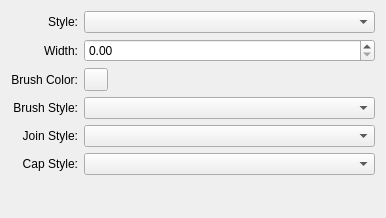
<ui version="4.0" >
 <class>StrokeTab</class>
 <widget class="QWidget" name="StrokeTab" >
  <property name="geometry" >
   <rect>
    <x>0</x>
    <y>0</y>
    <width>386</width>
    <height>218</height>
   </rect>
  </property>
  <property name="windowTitle" >
   <string>Form</string>
  </property>
  <layout class="QGridLayout" >
   <item row="0" column="0" >
    <widget class="QLabel" name="label" >
     <property name="text" >
      <string>Style:</string>
     </property>
     <property name="alignment" >
      <set>Qt::AlignRight|Qt::AlignTrailing|Qt::AlignVCenter</set>
     </property>
    </widget>
   </item>
   <item row="0" column="1" >
    <widget class="QComboBox" name="_style" >
     <property name="sizePolicy" >
      <sizepolicy vsizetype="Fixed" hsizetype="MinimumExpanding" >
       <horstretch>0</horstretch>
       <verstretch>0</verstretch>
      </sizepolicy>
     </property>
    </widget>
   </item>
   <item row="1" column="0" >
    <widget class="QLabel" name="label_2" >
     <property name="text" >
      <string>Width:</string>
     </property>
     <property name="alignment" >
      <set>Qt::AlignRight|Qt::AlignTrailing|Qt::AlignVCenter</set>
     </property>
    </widget>
   </item>
   <item row="1" column="1" >
    <widget class="QDoubleSpinBox" name="_width" />
   </item>
   <item row="2" column="0" >
    <widget class="QLabel" name="label_3" >
     <property name="text" >
      <string>Brush Color:</string>
     </property>
     <property name="alignment" >
      <set>Qt::AlignRight|Qt::AlignTrailing|Qt::AlignVCenter</set>
     </property>
    </widget>
   </item>
   <item row="2" column="1" >
    <widget class="Kst::ColorButton" name="_brushColor" />
   </item>
   <item row="3" column="0" >
    <widget class="QLabel" name="label_4" >
     <property name="text" >
      <string>Brush Style:</string>
     </property>
     <property name="alignment" >
      <set>Qt::AlignRight|Qt::AlignTrailing|Qt::AlignVCenter</set>
     </property>
    </widget>
   </item>
   <item row="3" column="1" >
    <widget class="QComboBox" name="_brushStyle" />
   </item>
   <item row="4" column="0" >
    <widget class="QLabel" name="label_5" >
     <property name="text" >
      <string>Join Style:</string>
     </property>
     <property name="alignment" >
      <set>Qt::AlignRight|Qt::AlignTrailing|Qt::AlignVCenter</set>
     </property>
    </widget>
   </item>
   <item row="4" column="1" >
    <widget class="QComboBox" name="_joinStyle" />
   </item>
   <item row="5" column="0" >
    <widget class="QLabel" name="label_6" >
     <property name="text" >
      <string>Cap Style:</string>
     </property>
     <property name="alignment" >
      <set>Qt::AlignRight|Qt::AlignTrailing|Qt::AlignVCenter</set>
     </property>
    </widget>
   </item>
   <item row="5" column="1" >
    <widget class="QComboBox" name="_capStyle" />
   </item>
   <item row="6" column="0" >
    <spacer>
     <property name="orientation" >
      <enum>Qt::Vertical</enum>
     </property>
     <property name="sizeHint" stdset="0" >
      <size>
       <width>20</width>
       <height>40</height>
      </size>
     </property>
    </spacer>
   </item>
  </layout>
 </widget>
 <customwidgets>
  <customwidget>
   <class>Kst::ColorButton</class>
   <extends>QToolButton</extends>
   <header>colorbutton.h</header>
  </customwidget>
 </customwidgets>
 <resources/>
 <connections/>
</ui>
